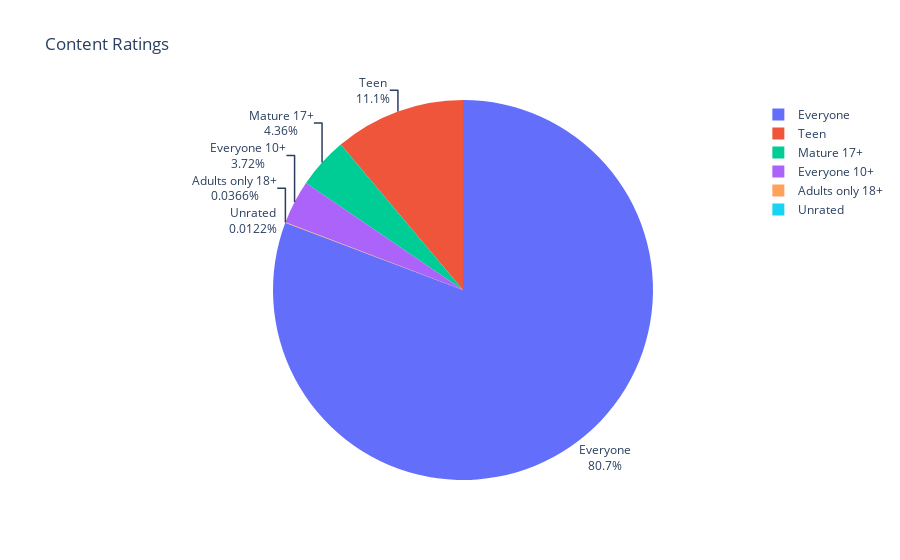

Write notebook code for a chart like this one.
### Code cell
fig = px.pie(labels=ratings.index, 
             values=ratings.values,
             title='Content Ratings',
             names=ratings.index
             )
fig.update_traces(textposition='outside', textinfo='percent+label')
fig.show()

### Figure 1 — Plotly figure (JSON) as saved in the notebook; plotly's stock layout.template omitted (floating-point values rounded to 4 significant figures)
{"data": [{"domain": {"x": [0, 1], "y": [0, 1]}, "hovertemplate": "label=%{label}<br>value=%{value}<extra></extra>", "labels": ["Everyone", "Teen", "Mature 17+", "Everyone 10+", "Adults only 18+", "Unrated"], "legendgroup": "", "name": "", "showlegend": true, "textinfo": "percent+label", "textposition": "outside", "type": "pie", "values": [6619, 912, 357, 305, 3, 1]}], "layout": {"legend": {"tracegroupgap": 0}, "title": {"text": "Content Ratings"}}}
